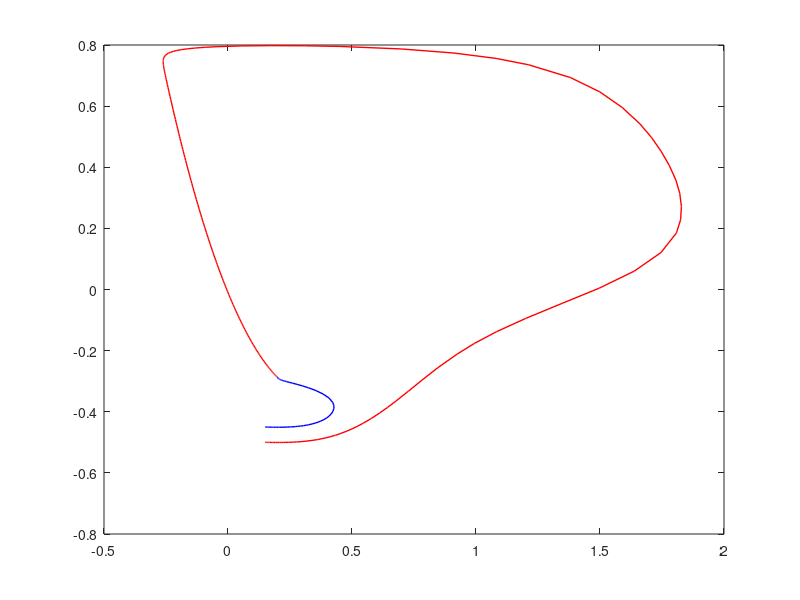

This figure's MATLAB source: (Note: this script raises an error after producing the figure.)
f=@(t,Y) [Y(1)*(1-Y(1))*(Y(1)-2)-Y(2);...
    0.1*(Y(1)-0.2)];


IC_1 = [0.15;-.5];
IC_2 = [0.15;-.45];
[tall_1, Yall_1] = ode45(f,[0,100], IC_1);
[tall_2, Yall_2] = ode45(f,[0,100], IC_2);
figure
box on
plot(Yall_1(:,1), Yall_1(:,2), 'red', 'LineWidth', 1)
hold on
plot(Yall_2(:,1), Yall_2(:,2), 'blue', 'LineWidth', 1)
hold on
vectfieldn(f,-1:.15:2,-2:.15:2)
hold on
fplot(@(x) x.*(1-x).*(x-2),[-.5,2], 'k', 'LineWidth',1)
hold on
plot([0.2 0.2],[-2 2], 'k', 'LineWidth', 1)
xlabel('x');
ylabel('y');
legend('initial condition of (0.15,-0.5)','initial condition of (0.15,-0.45)')

hold off

figure
plot(tall_1,Yall_1(:,1),'red')
hold on
plot(tall_1,Yall_1(:,2),'red.')
hold on
plot(tall_2,Yall_2(:,1),'blue')
hold on
plot(tall_2,Yall_2(:,2),'blue.')
xlabel('t');
ylabel('x,y');
legend('x for initial condition of (0.15,-0.5)','y for initial condition of (0.15,-0.5)','x for initial condition of (0.15,-0.45)','y for initial condition of (0.15,-0.45)')

grid on
% plot([0.2 0.2],[-2 2], 'k', 'LineWidth', 1)